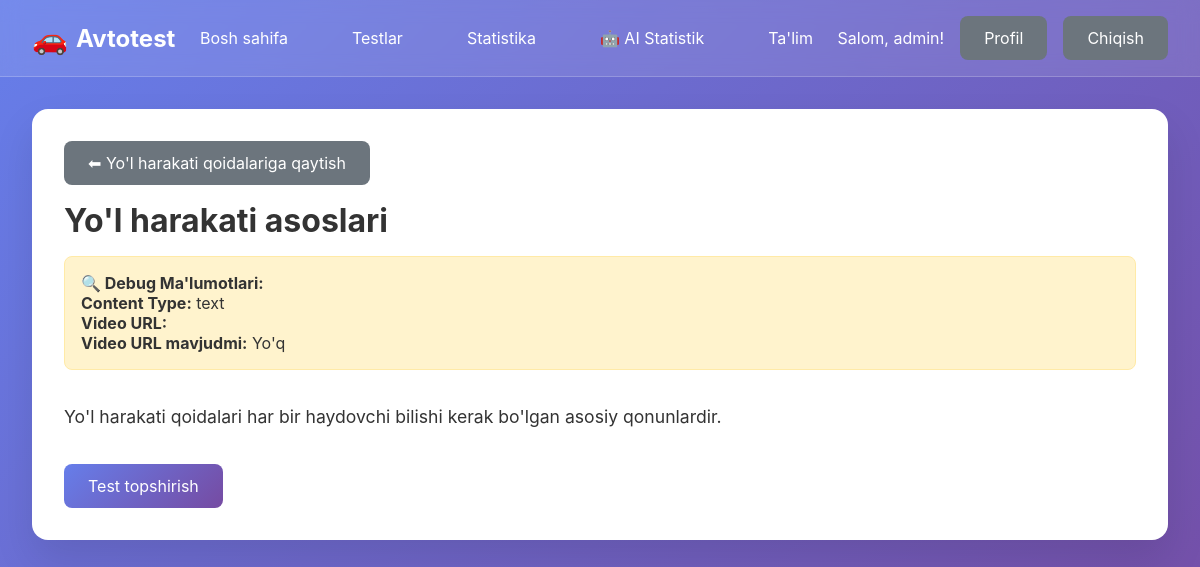
/education/content/4/ (signed in), run on the app's committed database.
### account/models.py (models this page shows, shortened)
class CustomUser(AbstractUser):
    phone_number = models.CharField(max_length=15, blank=True, null=True)
    birth_date = models.DateField(blank=True, null=True)
    total_tests_taken = models.IntegerField(default=0)
    best_score = models.IntegerField(default=0)
    created_at = models.DateTimeField(auto_now_add=True)
    updated_at = models.DateTimeField(auto_now=True)
    groups = models.ManyToManyField(
        'auth.Group',
        verbose_name='groups',
        blank=True,
        help_text='The groups this user belongs to.',
        related_name='customuser_set',
        related_query_name='customuser',
    )
    user_permissions = models.ManyToManyField(
        'auth.Permission',
        verbose_name='user permissions',
        blank=True,
        help_text='Specific permissions for this user.',
        related_name='customuser_set',
        related_query_name='customuser',
    )

### quiz/models.py (models this page shows, shortened)
class EducationContent(models.Model):
    CONTENT_TYPES = [
        ('video', 'Video'),
        ('text', 'Matn'),
        ('image', 'Rasm'),
    ]
    category = models.ForeignKey(Category, on_delete=models.CASCADE, related_name='education_content')
    title = models.CharField(max_length=200)
    content_type = models.CharField(max_length=10, choices=CONTENT_TYPES)
    text_content = models.TextField(blank=True)
    video_url = models.URLField(blank=True)
    image = models.ImageField(upload_to='education/', blank=True, null=True)
    order = models.IntegerField(default=0)
    created_at = models.DateTimeField(auto_now_add=True)
    class Meta:
        ordering = ['order', 'created_at']

class Category(models.Model):
    name = models.CharField(max_length=100)
    name_uz = models.CharField(max_length=100)
    description = models.TextField(blank=True)
    icon = models.ImageField(upload_to='categories/', blank=True, null=True)
    created_at = models.DateTimeField(auto_now_add=True)
    class Meta:
        verbose_name_plural = "Categories"

### education/views.py (the view)
# urls.py: path('content/<int:content_id>/', views.education_content_view, name='content'),
@login_required
def education_content_view(request, content_id):
    content = get_object_or_404(EducationContent, id=content_id)
    related_content = EducationContent.objects.filter(
        category=content.category
    ).exclude(id=content_id)[:3]
    return render(request, 'education/content_clean.html', {
        'content': content,
        'related_content': related_content
    })

### templates/education/content_clean.html (shortened to what this page needs)
{% extends 'base.html' %}
{% block content %}
<div class="card">
    <div class="mb-3">
        <a href="{% url 'education:category' content.category.id %}" class="btn btn-secondary">
            ⬅ {{ content.category.name_uz }}ga qaytish
        </a>
    </div>
    <h1>{{ content.title }}</h1>
    <div style="background: #fff3cd; padding: 1rem; border-radius: 8px; margin: 1rem 0; border: 1px solid #ffeaa7;">
        <h4>🔍 Debug Ma'lumotlari:</h4>
        <p><strong>Content Type:</strong> {{ content.content_type }}</p>
        <p><strong>Video URL:</strong> {{ content.video_url }}</p>
        <p><strong>Video URL mavjudmi:</strong> {% if content.video_url %}Ha{% else %}Yo'q{% endif %}</p>
    </div>
    {% if content.content_type == 'video' and content.video_url %}
        {% load video_filters %}
    {% endif %}
    {% if content.text_content %}
        <div style="font-size: 1.1rem; line-height: 1.7; color: #333; margin: 2rem 0;">
            {{ content.text_content|linebreaks }}
        </div>
    {% endif %}
    <div class="mt-4">
        <a href="{% url 'quiz:take_category_test' content.category.id %}" class="btn btn-primary">
            Test topshirish
        </a>
    </div>
</div>
{% endblock %}

### templates/base.html (shortened to what this page needs)
<!DOCTYPE html>
<html lang="uz">
<head>
</head>
<body>
    <nav class="navbar">
        <div class="nav-container">
            <a href="{% url 'home' %}" class="logo">Avtotest</a>
            <ul class="nav-links">
                <li><a href="{% url 'home' %}">Bosh sahifa</a></li>
                <li><a href="{% url 'quiz:categories' %}">Testlar</a></li>
                <li><a href="{% url 'quiz:statistics' %}">Statistika</a></li>
                <li><a href="{% url 'quiz:ai_analytics' %}">🤖 AI Statistik</a></li>
                <li><a href="{% url 'quiz:education' %}">Ta'lim</a></li>
            </ul>
            <div class="user-info">
                {% if user.is_authenticated %}
                    <span>Salom, {{ user.username }}!</span>
                    <a href="{% url 'account:profile' %}" class="btn btn-secondary">Profil</a>
                    <a href="{% url 'account:logout' %}" class="btn btn-secondary">Chiqish</a>
                {% else %}
                    <a href="{% url 'account:login' %}" class="btn">Kirish</a>
                    <a href="{% url 'account:register' %}" class="btn btn-secondary">Ro'yxatdan o'tish</a>
                {% endif %}
            </div>
        </div>
    </nav>
    <main class="container">
        {% block content %}
        {% endblock %}
    </main>
</body>
</html>

### templates/base.html (style rules this page uses)
* { margin: 0; padding: 0; box-sizing: border-box; }
body { font-family: -apple-system, BlinkMacSystemFont, 'Segoe UI', Roboto, sans-serif; background: linear-gradient(135deg, #667eea 0%, #764ba2 100%); min-height: 100vh; color: #333; }
.navbar { background: rgba(255, 255, 255, 0.1); backdrop-filter: blur(10px); padding: 1rem 0; border-bottom: 1px solid rgba(255, 255, 255, 0.2); }
.nav-container { max-width: 1200px; margin: 0 auto; padding: 0 2rem; display: flex; justify-content: space-between; align-items: center; }
.logo { display: flex; align-items: center; color: white; text-decoration: none; font-size: 1.5rem; font-weight: bold; }
.logo::before { content: "🚗"; margin-right: 0.5rem; font-size: 1.8rem; }
.nav-links { display: flex; list-style: none; gap: 2rem; align-items: center; }
.nav-links a { color: white; text-decoration: none; padding: 0.5rem 1rem; border-radius: 8px; transition: background-color 0.3s; }
.user-info { color: white; display: flex; align-items: center; gap: 1rem; }
.container { max-width: 1200px; margin: 0 auto; padding: 2rem; }
.card { background: white; border-radius: 16px; padding: 2rem; box-shadow: 0 20px 40px rgba(0, 0, 0, 0.1); margin-bottom: 2rem; }
.btn { background: linear-gradient(135deg, #667eea 0%, #764ba2 100%); color: white; border: none; padding: 0.75rem 1.5rem; border-radius: 8px; font-size: 1rem; cursor: pointer; text-decoration: none; display: inline-block; transition: transform 0.2s, box-shadow 0.2s; }
.btn-secondary { background: #6c757d; }
.mb-3 { margin-bottom: 1rem; }

### data on the page
CustomUser: username "admin"
EducationContent: category.name_uz "Yo'l harakati qoidalari", title "Yo'l harakati asoslari", content_type "text", text_content "Yo'l harakati qoidalari har bir haydovchi bilishi kerak bo'lgan asosiy qonunlardir."
